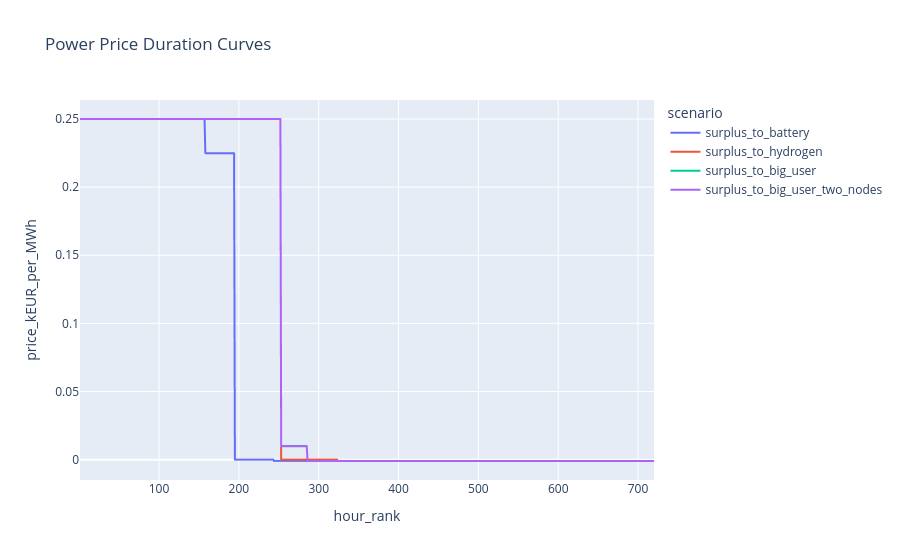

Source (notebook cell):
### Code cell
import plotly.express as px

# Price duration curves (power carrier)
price_frames = []
for sc in scenario_meta.keys():
    nc = Path("results") / f"{sc}_results.nc"
    if not nc.exists():
        continue
    m = calliope.read_netcdf(str(nc))
    if "shadow_price_system_balance" not in m.results.data_vars:
        continue
    p = m.results.shadow_price_system_balance.sel(nodes="NLD", carriers="power").to_series().dropna().sort_values(ascending=False).reset_index(drop=True)
    price_frames.append(pd.DataFrame({"hour_rank": p.index + 1, "price_kEUR_per_MWh": p.values, "scenario": sc}))

if price_frames:
    df_price_duration = pd.concat(price_frames, ignore_index=True)
    fig = px.line(df_price_duration, x="hour_rank", y="price_kEUR_per_MWh", color="scenario", title="Power Price Duration Curves")
    fig.show()
else:
    print("No price data available to plot.")

### Figure 1 — Plotly figure (JSON) as saved in the notebook; plotly's stock layout.template omitted (floating-point values rounded to 4 significant figures; data arrays with more than 128 entries replaced by an {"elided": "..."} marker saying what was removed)
{"data": [{"hovertemplate": "scenario=surplus_to_battery<br>hour_rank=%{x}<br>price_kEUR_per_MWh=%{y}<extra></extra>", "legendgroup": "surplus_to_battery", "line": {"color": "#636efa", "dash": "solid"}, "marker": {"symbol": "circle"}, "mode": "lines", "name": "surplus_to_battery", "showlegend": true, "type": "scattergl", "x": {"elided": "720 int values"}, "xaxis": "x", "y": {"elided": "720 float values"}, "yaxis": "y"}, {"hovertemplate": "scenario=surplus_to_hydrogen<br>hour_rank=%{x}<br>price_kEUR_per_MWh=%{y}<extra></extra>", "legendgroup": "surplus_to_hydrogen", "line": {"color": "#EF553B", "dash": "solid"}, "marker": {"symbol": "circle"}, "mode": "lines", "name": "surplus_to_hydrogen", "showlegend": true, "type": "scattergl", "x": {"elided": "720 int values"}, "xaxis": "x", "y": {"elided": "720 float values"}, "yaxis": "y"}, {"hovertemplate": "scenario=surplus_to_big_user<br>hour_rank=%{x}<br>price_kEUR_per_MWh=%{y}<extra></extra>", "legendgroup": "surplus_to_big_user", "line": {"color": "#00cc96", "dash": "solid"}, "marker": {"symbol": "circle"}, "mode": "lines", "name": "surplus_to_big_user", "showlegend": true, "type": "scattergl", "x": {"elided": "720 int values"}, "xaxis": "x", "y": {"elided": "720 float values"}, "yaxis": "y"}, {"hovertemplate": "scenario=surplus_to_big_user_two_nodes<br>hour_rank=%{x}<br>price_kEUR_per_MWh=%{y}<extra></extra>", "legendgroup": "surplus_to_big_user_two_nodes", "line": {"color": "#ab63fa", "dash": "solid"}, "marker": {"symbol": "circle"}, "mode": "lines", "name": "surplus_to_big_user_two_nodes", "showlegend": true, "type": "scattergl", "x": {"elided": "720 int values"}, "xaxis": "x", "y": {"elided": "720 float values"}, "yaxis": "y"}], "layout": {"legend": {"title": {"text": "scenario"}, "tracegroupgap": 0}, "title": {"text": "Power Price Duration Curves"}, "xaxis": {"anchor": "y", "domain": [0, 1], "title": {"text": "hour_rank"}}, "yaxis": {"anchor": "x", "domain": [0, 1], "title": {"text": "price_kEUR_per_MWh"}}}}
